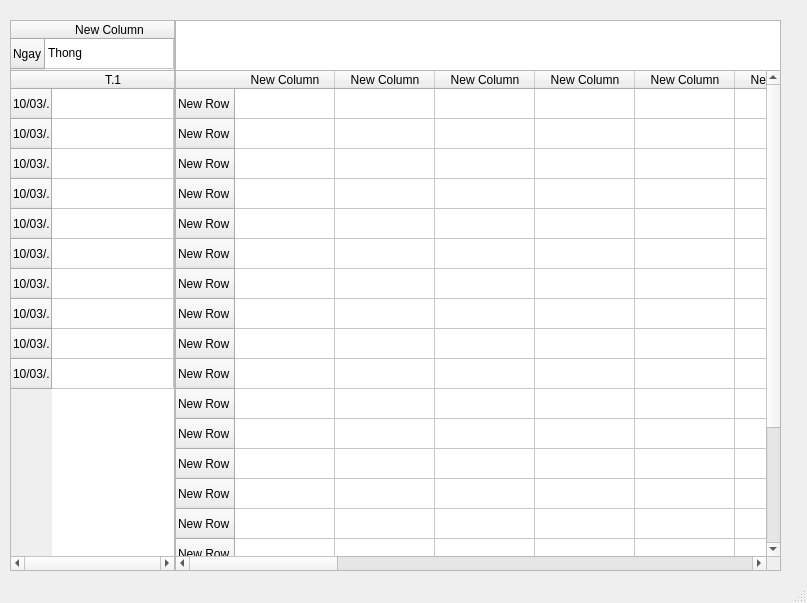
<?xml version="1.0" encoding="UTF-8"?>
<ui version="4.0">
 <class>Main</class>
 <widget class="QMainWindow" name="Main">
  <property name="geometry">
   <rect>
    <x>0</x>
    <y>0</y>
    <width>807</width>
    <height>603</height>
   </rect>
  </property>
  <property name="windowTitle">
   <string>MainWindow</string>
  </property>
  <property name="autoFillBackground">
   <bool>false</bool>
  </property>
  <widget class="QWidget" name="centralwidget">
   <widget class="QWidget" name="horizontalLayoutWidget">
    <property name="geometry">
     <rect>
      <x>10</x>
      <y>70</y>
      <width>771</width>
      <height>501</height>
     </rect>
    </property>
    <layout class="QHBoxLayout" name="horizontalLayout">
     <property name="spacing">
      <number>0</number>
     </property>
     <item>
      <widget class="QTableWidget" name="tableWidget_3">
       <property name="maximumSize">
        <size>
         <width>165</width>
         <height>16777215</height>
        </size>
       </property>
       <property name="verticalScrollBarPolicy">
        <enum>Qt::ScrollBarAlwaysOff</enum>
       </property>
       <property name="horizontalScrollBarPolicy">
        <enum>Qt::ScrollBarAlwaysOn</enum>
       </property>
       <attribute name="horizontalHeaderStretchLastSection">
        <bool>true</bool>
       </attribute>
       <row>
        <property name="text">
         <string>10/03/.</string>
        </property>
       </row>
       <row>
        <property name="text">
         <string>10/03/.</string>
        </property>
       </row>
       <row>
        <property name="text">
         <string>10/03/.</string>
        </property>
       </row>
       <row>
        <property name="text">
         <string>10/03/.</string>
        </property>
       </row>
       <row>
        <property name="text">
         <string>10/03/.</string>
        </property>
       </row>
       <row>
        <property name="text">
         <string>10/03/.</string>
        </property>
       </row>
       <row>
        <property name="text">
         <string>10/03/.</string>
        </property>
       </row>
       <row>
        <property name="text">
         <string>10/03/.</string>
        </property>
       </row>
       <row>
        <property name="text">
         <string>10/03/.</string>
        </property>
       </row>
       <row>
        <property name="text">
         <string>10/03/.</string>
        </property>
       </row>
       <column>
        <property name="text">
         <string>T.1</string>
        </property>
       </column>
      </widget>
     </item>
     <item>
      <widget class="QTableWidget" name="tableWidget_2">
       <row>
        <property name="text">
         <string>New Row</string>
        </property>
       </row>
       <row>
        <property name="text">
         <string>New Row</string>
        </property>
       </row>
       <row>
        <property name="text">
         <string>New Row</string>
        </property>
       </row>
       <row>
        <property name="text">
         <string>New Row</string>
        </property>
       </row>
       <row>
        <property name="text">
         <string>New Row</string>
        </property>
       </row>
       <row>
        <property name="text">
         <string>New Row</string>
        </property>
       </row>
       <row>
        <property name="text">
         <string>New Row</string>
        </property>
       </row>
       <row>
        <property name="text">
         <string>New Row</string>
        </property>
       </row>
       <row>
        <property name="text">
         <string>New Row</string>
        </property>
       </row>
       <row>
        <property name="text">
         <string>New Row</string>
        </property>
       </row>
       <row>
        <property name="text">
         <string>New Row</string>
        </property>
       </row>
       <row>
        <property name="text">
         <string>New Row</string>
        </property>
       </row>
       <row>
        <property name="text">
         <string>New Row</string>
        </property>
       </row>
       <row>
        <property name="text">
         <string>New Row</string>
        </property>
       </row>
       <row>
        <property name="text">
         <string>New Row</string>
        </property>
       </row>
       <row>
        <property name="text">
         <string>New Row</string>
        </property>
       </row>
       <row>
        <property name="text">
         <string>New Row</string>
        </property>
       </row>
       <row>
        <property name="text">
         <string>New Row</string>
        </property>
       </row>
       <row>
        <property name="text">
         <string>New Row</string>
        </property>
       </row>
       <row>
        <property name="text">
         <string>New Row</string>
        </property>
       </row>
       <column>
        <property name="text">
         <string>New Column</string>
        </property>
       </column>
       <column>
        <property name="text">
         <string>New Column</string>
        </property>
       </column>
       <column>
        <property name="text">
         <string>New Column</string>
        </property>
       </column>
       <column>
        <property name="text">
         <string>New Column</string>
        </property>
       </column>
       <column>
        <property name="text">
         <string>New Column</string>
        </property>
       </column>
       <column>
        <property name="text">
         <string>New Column</string>
        </property>
       </column>
       <column>
        <property name="text">
         <string>New Column</string>
        </property>
       </column>
       <column>
        <property name="text">
         <string>New Column</string>
        </property>
       </column>
       <column>
        <property name="text">
         <string>New Column</string>
        </property>
       </column>
       <column>
        <property name="text">
         <string>New Column</string>
        </property>
       </column>
       <column>
        <property name="text">
         <string>New Column</string>
        </property>
       </column>
       <column>
        <property name="text">
         <string>New Column</string>
        </property>
       </column>
       <column>
        <property name="text">
         <string>New Column</string>
        </property>
       </column>
       <column>
        <property name="text">
         <string>New Column</string>
        </property>
       </column>
       <column>
        <property name="text">
         <string>New Column</string>
        </property>
       </column>
       <column>
        <property name="text">
         <string>New Column</string>
        </property>
       </column>
       <column>
        <property name="text">
         <string>New Column</string>
        </property>
       </column>
       <column>
        <property name="text">
         <string>New Column</string>
        </property>
       </column>
       <column>
        <property name="text">
         <string>New Column</string>
        </property>
       </column>
      </widget>
     </item>
    </layout>
   </widget>
   <widget class="QWidget" name="horizontalLayoutWidget_2">
    <property name="geometry">
     <rect>
      <x>10</x>
      <y>20</y>
      <width>771</width>
      <height>51</height>
     </rect>
    </property>
    <layout class="QHBoxLayout" name="horizontalLayout_2">
     <property name="spacing">
      <number>0</number>
     </property>
     <item>
      <widget class="QTableWidget" name="tableWidget_4">
       <property name="minimumSize">
        <size>
         <width>165</width>
         <height>0</height>
        </size>
       </property>
       <property name="maximumSize">
        <size>
         <width>165</width>
         <height>16777215</height>
        </size>
       </property>
       <property name="verticalScrollBarPolicy">
        <enum>Qt::ScrollBarAlwaysOff</enum>
       </property>
       <property name="horizontalScrollBarPolicy">
        <enum>Qt::ScrollBarAlwaysOff</enum>
       </property>
       <attribute name="horizontalHeaderStretchLastSection">
        <bool>true</bool>
       </attribute>
       <row>
        <property name="text">
         <string>Ngay</string>
        </property>
       </row>
       <column>
        <property name="text">
         <string>New Column</string>
        </property>
       </column>
       <item row="0" column="0">
        <property name="text">
         <string>Thong</string>
        </property>
       </item>
      </widget>
     </item>
     <item>
      <widget class="QTableWidget" name="tableWidget"/>
     </item>
    </layout>
   </widget>
  </widget>
  <widget class="QStatusBar" name="statusbar"/>
 </widget>
 <tabstops>
  <tabstop>tableWidget_3</tabstop>
  <tabstop>tableWidget_2</tabstop>
 </tabstops>
 <resources/>
 <connections/>
</ui>
